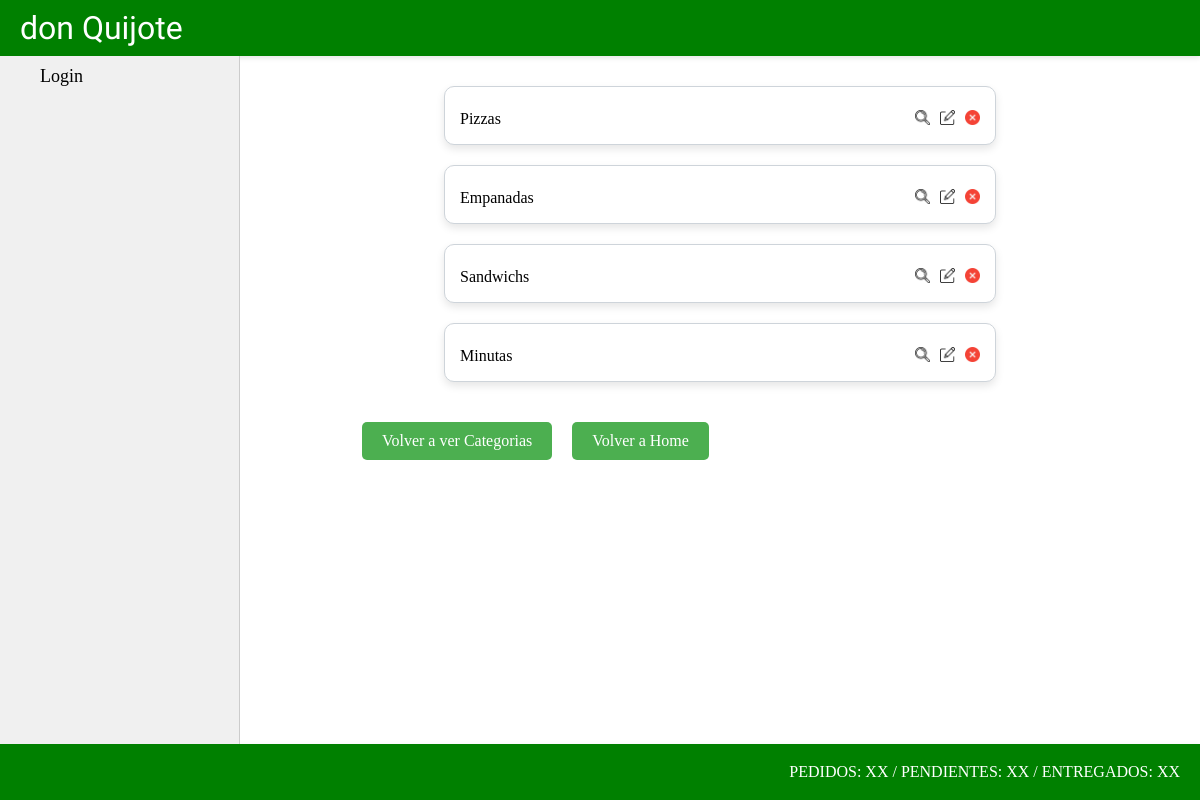
/producto/productocategoria/list/, run on the app's committed database.
### producto/models.py (models this page shows, shortened)
class ProductoCategoria(models.Model):
    nombre = models.CharField(max_length=50)

### producto/views.py (the view)
# urls.py: path("productocategoria/list/", views.ProductoCategoriaList.as_view(), name="productocategoria_list"),
class ProductoCategoriaList(ListView):
    model = models.ProductoCategoria
    def get_queryset(self) -> QuerySet:
        if self.request.GET.get("consulta"):
            consulta = self.request.GET.get("consulta")
            object_list = models.ProductoCategoria.objects.filter(nombre__icontains=consulta)
        else:
            object_list = models.ProductoCategoria.objects.all()
        return object_list

### producto/templates/producto/productocategoria_list.html
{% extends 'core/base.html' %}
{% load static %}
{% block section %}
    {% for categoria in object_list %}
        <div class="conteiner-categorias2">
            <div class="card-categoria2">
                <div class="categoria2-opciones">
                    <p class="categoria-nombre">{{categoria.nombre}}</p>
                    <div class="categoria-opc">
                        <a href="{% url 'producto:productocategoria_detail' categoria.id %}"><img class="icono-opcion-producto" src="{% static 'core/img/lupa.webp' %}" alt="Detalle Producto"></a>
                        <a href="{% url 'producto:productocategoria_update' categoria.id %}"><img class="icono-opcion-producto" src="{% static 'core/img/editar.webp' %}" alt="Detalle Producto"></a>
                        <a href="{% url 'producto:productocategoria_delete' categoria.id %}"><img class="icono-opcion-producto" src="{% static 'core/img/eliminar.webp' %}" alt="Detalle Producto"></a>
                    </div>
                </div>
            </div>
        </div>
    {% endfor %}
    <div class="container-link-crud-productos">
        <a class="link-crud-productos" href="{% url 'producto:productocategoria_list' %}">Volver a ver Categorias</a>
        <a class="link-crud-productos" href="{% url 'core:home' %}">Volver a Home</a>
    </div>
{% endblock section %}

### core/static/core/css/styles.css (style rules this page uses)
* { padding: 0; margin: 0; box-sizing: border-box; }
.container-link-crud-productos { display: flex; margin-left: 10%; margin-top: 30px; margin-bottom: 60px; }
.link-crud-productos { display: inline-block; text-decoration: none; background-color: #4CAF50; color: white; padding: 10px 20px; margin: 0 10px; border: none; border-radius: 5px; transition: background-color 0.3s; }
.icono-opcion-producto { width: 15px; height: 15px; }
.conteiner-categorias2 { display: flex; justify-content: center; }
.card-categoria2 { width: 60%; margin: 10px; padding: 15px; border-radius: 10px; border: 1px solid #ced4da; background-color: #ffffff; box-shadow: 0 4px 8px rgba(0, 0, 0, 0.1); transition: transform 0.2s ease-in-out, box-shadow 0.2s ease-in-out; }
.categoria2-opciones { margin-top: 8px; display: grid; grid-template-columns: 50% 50%; grid-template-rows: 80%; grid-template-areas: "nomc opcc"; }
.categoria-nombre { grid-area: nomc; }
.categoria-opc { grid-area: opcc; display: flex; justify-content: flex-end; column-gap: 10px; }

### data on the page
ProductoCategoria: nombre "Pizzas"
ProductoCategoria: nombre "Empanadas"
ProductoCategoria: nombre "Sandwichs"
ProductoCategoria: nombre "Minutas"
